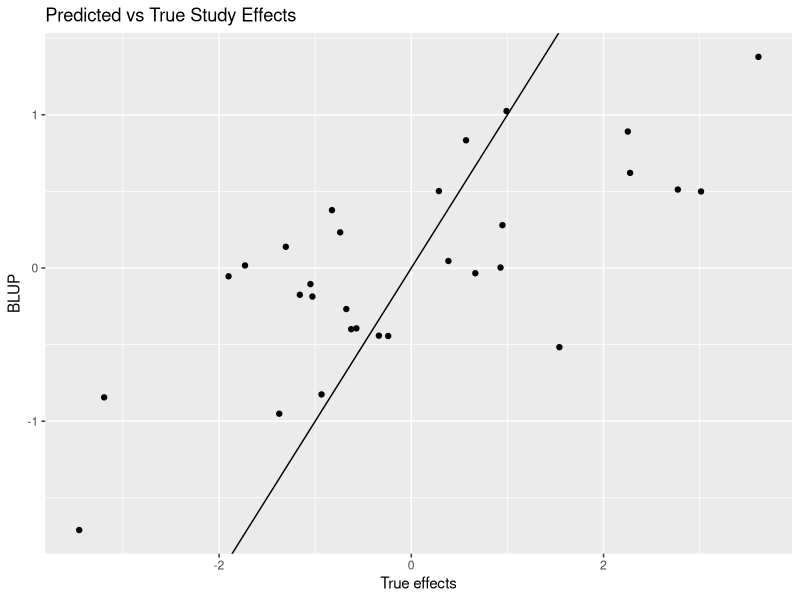
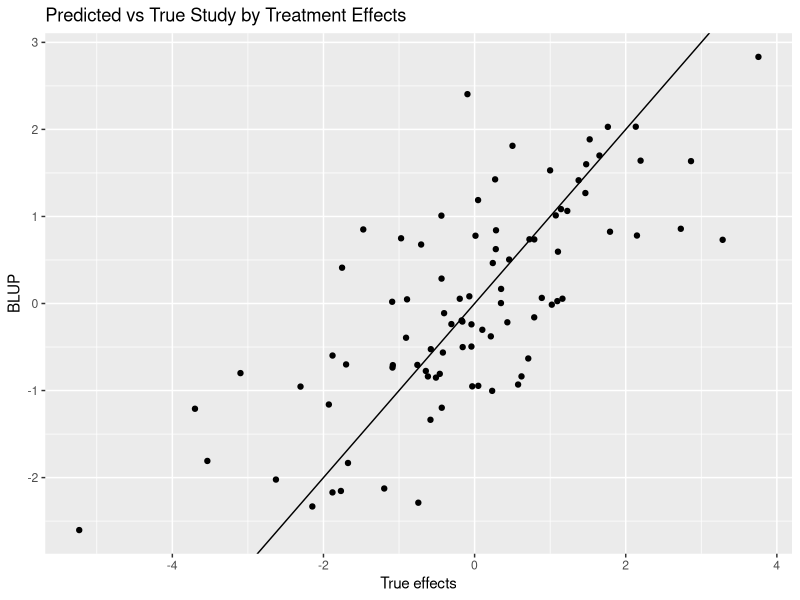

The R script that drew these images, in order: (Note: this script raises an error after producing the figures.)
#' ---
#' title: "Meta analysis for Latin Square Designs"
#' subtitle: "National Animal Nutrition Program Meta-Analysis Workshop"
#' author: "Robert J. Tempelman"
#' affiliation: "Michigan State University"
#' date: "2023-06-25"
#' output: html_document
#' ---
#' 
#' # This document is used to highlight considerations for meta-analysis of Latin square/crossover designs
#' 
#' 
## ----setup, include=FALSE--------------------------------------------------------------------------------------------------------------------------------------------
rm(list=ls())
knitr::opts_chunk$set(echo = TRUE,root.dir="C:/Users/Robert J. Tempelman/OneDrive - Michigan State University/Tempelman/Meta_analysis/Simulation")
library(tidyverse,ggplot2)
set.seed(100)  # set seed for reproducibility.
nStudy = 30  # Number of studies
ntrt = 3    # Number of treatments 
ncows =sample(seq(ntrt*4,ntrt*10,ntrt),nStudy,replace=TRUE)  # simulated different number of replicated squares per Study
# set default directory

#' 
#' ## Simulation
#' 
#' Simulate a $n_{trt}$ = `r ntrt`  treatment Latin square design data from `r nStudy` different studies with
#' sample sizes ranging from `r ntrt*4` to `r ntrt*10` cows
#' 
## ----Simulate--------------------------------------------------------------------------------------------------------------------------------------------------------
##### THE FOLLOWING JUST SIMULATES SOME DATA BASED ON THE FOLLOWING SPECIFICATIONS   #####
##########################################################################################################
######################## BEGINNING OF SIMULATION #########################################################
##########################################################################################################


sigmae = 2  # residual (within cow) variance
sigmacow = 8  # between-cow variance
sigmastudy = 5  # between-study variance
sigmastudytrt = 3  # study by trt interaction variance

sigmaperiod = 2 # variance between periods although typically considered as fixed.

overallmean = 30
trteffects = c(-1,0,+1)  # effects relative to overall mean
trtlabels = toupper(letters[1:ntrt])
if (length(trteffects) != ntrt) stop ("need to change the number of treatment effects to match ntrt")
periodeffects = rnorm(sd=sqrt(sigmaperiod),nStudy*ntrt)
StudyPeriod = split(periodeffects, ceiling(seq_along(periodeffects)/ntrt))

Studyeffects = rnorm(sd=sqrt(sigmastudy),nStudy)  # simulated study effects
studytrtint = vector(mode="list",length= nStudy)  # simulated study x treatment effects
for (Study in 1:nStudy){
  studytrtint[[Study]]=rnorm(sd = sqrt(sigmastudytrt),ntrt)
}


# for a balanced multiple Latin square design, ncows has to be a multiple of number of treatments

setuplatin =vector(mode="list",length=ntrt)
base = 1:ntrt
for(i in 1:ntrt){
  setuplatin[[i]]=(base+ntrt+1+i)%%ntrt+1
}  # setup for a single Latin square

Study_data <- vector(mode="list",length=nStudy)  # we'll first save the data in this list, separate study for each element
Study = 1

for (Study in 1:nStudy) {
  Trt_number = rep(unlist(setuplatin),ncows[Study]/ntrt)
  Effect_Trt = trteffects[Trt_number]
  Period = rep(1:3,ncows[Study])
  Effect_Period = StudyPeriod[[Study]][Period]
  Trt = toupper(letters[Trt_number]) # get trt label assignments for each record
  Cow = rep(1:ncows[Study],each=ntrt)  # and cow labels for each record
  Cow_effects = rnorm(sd=sqrt(sigmacow),ncows[Study])
  Effect_Cow = Cow_effects[Cow]
  Trt_Study_effects =  studytrtint[[Study]][Trt_number] # and the trt*study effects
  residuals = rnorm(sd = sqrt(sigmae),ntrt*ncows[Study]) # and finally the residuals
  FCM = round(overallmean + Effect_Trt + Effect_Period  + Effect_Cow + Studyeffects[Study] + Trt_Study_effects + residuals,2)  # generate the record and round to 2nd decimal
  Study_data[[Study]] = data.frame(Study,Trt,Cow,Period,FCM)  #store it.
}  

overallcrossoverdata = bind_rows(Study_data)  # the entire data set
cols = c("Study","Trt","Cow","Period")
overallcrossoverdata[cols] <- lapply(overallcrossoverdata [cols], factor)
str(overallcrossoverdata)
write_csv(overallcrossoverdata,"overallcrossoverdata.csv")

# save the true study by treatment effects for later.
study_trt = unlist(studytrtint)
Study_Trtlabels = expand.grid(trtlabels,1:nStudy)
Study_Trtlabels = paste0(Study_Trtlabels$Var1,':',Study_Trtlabels$Var2)
study_trt = data.frame(Study_Trtlabels,study_trt)

##########################################################################################################
######################## END OF SIMULATION ###############################################################
##########################################################################################################


#' 
#' 
#' # Analysis based on individual cow records across experiments
#' 
## ----IPD-------------------------------------------------------------------------------------------------------------------------------------------------------------
library(lme4)  # mixed model procedure in R.
# NOTE THIS MODEL PERFECTLY MATCHES THE MODEL GENERATION PROCESS
## of course, we really never know the true model!
overallcrossover_analysis = lmer(FCM~Trt+ (1|Period:Study) + (1|Cow:Study) + (1|Study/Trt),data=overallcrossoverdata)  # Fit Trt as Fixed, Study and Study*Trt as random
# Cows and Periods are nested within Study.  If Period represents a physiological stage (i.e. all cows start at roughly the same DIM), then treat as fixed.
# Might also fit Treatment by Period then as well.
summary(overallcrossover_analysis)
# fairly precise estimates of variance components....if you were able to analyze all of the data jointly.

library(emmeans)
emm_options(pbkrtest.limit = nrow(overallcrossoverdata)) 
lsmeans_Trt= emmeans(overallcrossover_analysis,"Trt")  
# so if this is taking too long, just set the emm_options(pbkrtest.limit = 500) or some reasonably low number 
(overallcrossover_means = summary(lsmeans_Trt))
(effectsize_IPD = pairs(lsmeans_Trt))  # overall effect sizes

#' 
#' 
#' The following is just for quality control checks on my simulation program
#' 
## ----qualitycontrol--------------------------------------------------------------------------------------------------------------------------------------------------

## THE FOLLOWING IS NOT REALLY IMPORTANT...JUST A QUALITY CONTROL CHECK
##Plot Estimated(Predicted) Study Effects versus True Study Effects
# Estimated ("Predicted") Study Effects
BLUP_Studyeffects = coef(overallcrossover_analysis)$Study[,1]-mean(coef(overallcrossover_analysis)$Study[,1])  # need to subtract the mean to express relative to zero
trt = data.frame(Studyeffects,BLUP_Studyeffects)
# Plot Estimated ("Predicted") Study Effects vs True Study Effects
ggplot(data=trt,aes(x=Studyeffects ,y=BLUP_Studyeffects)) + geom_point() + geom_abline(intercept=0,slope=1) +
  ggtitle("Predicted vs True Study Effects") +
  xlab("True effects") + 
  ylab("BLUP")

## THE FOLLOWING IS NOT REALLY IMPORTANT...JUST A QUALITY CONTROL CHECK
# Let's do the same thing for the study by treatment effects
#Estimated study by treatment effects 
BLUP_study_trt = coef(overallcrossover_analysis)$`Trt:Study`[,1]-mean(coef(overallcrossover_analysis)$`Trt:Study`[,1]) # need to subtract the mean to express relative to zero
BLUP_study_trt = data.frame(rownames(coef(overallcrossover_analysis)$`Trt:Study`),BLUP_study_trt)
colnames(BLUP_study_trt) = c("Study_Trtlabels","BLUP_study_trt")
study_trt = study_trt %>%
  left_join(BLUP_study_trt,by=c("Study_Trtlabels"))
# Plot Estimated ("Predicted") Study by Treatment Effects vs True Study by Treatment Effects
ggplot(study_trt,aes(x=study_trt ,y=BLUP_study_trt)) + geom_point() + geom_abline(intercept=0,slope=1) +
  ggtitle("Predicted vs True Study by Treatment Effects") +
  xlab("True effects") + 
  ylab("BLUP")

#' 
#' 
#' # Meta-analysis
#' 
#' Write a few functions that will help compute the study-specific statistics.
#' 
## ----functionspecs---------------------------------------------------------------------------------------------------------------------------------------------------
# Let's conduct a separate mixed model analysis for each Study
# just like what we would anticipate for a meta-analysis
# Need to write some functions in order to do so

# need to create a separate function for model
# You could throw Trt*Period in there..maybe even consider Period as random
separate_model = function(df) {
  lmer(FCM~Trt+Period+(1|Cow),data=df)
}

# function to save the mean trt difference for each Study
contrast = function(model) {
  lsmeans_Trt= emmeans(model,"Trt")
  effectsize = pairs(lsmeans_Trt)
  effectsize = as.data.frame(summary(effectsize))
  return(effectsize)
}

# function to save the trt means for each Study
lsmeans = function(model) {
  lsmeans_Trt= emmeans(model,"Trt")
  means = summary(lsmeans_Trt)
  return(means)
}

#function to retrieve study-specific variance components
varcomps = function(model){
  varcomp = as.numeric(formatVC(VarCorr(model),comp="Variance")[,3])
  VClabel = (formatVC(VarCorr(model),comp="Variance")[,1])
  varcomp = data.frame(VClabel,varcomp) %>%
    pivot_wider(names_from=VClabel,values_from = varcomp)
  return(varcomp)
}




#' 
#' This is what it looks like for one study (Study 1)
## ----Study1----------------------------------------------------------------------------------------------------------------------------------------------------------
Study1_analysis = lmer(FCM~Trt+Period+(1|Cow),data=filter(overallcrossoverdata,Study==1))
joint_tests(Study1_analysis)
summary(Study1_analysis)
varcomps(Study1_analysis)
lsmeans(Study1_analysis)
contrast(Study1_analysis)


#' 
#' 
## ----Study_spec_contrasts--------------------------------------------------------------------------------------------------------------------------------------------
# Let's save the contrasts (i.e. pairwise comparisons) from each study
Study_specific_contrasts = overallcrossoverdata %>%
  group_by(Study) %>%
  nest() %>%
  mutate(model = map(data,separate_model)) %>%
  mutate(effectsize = map(model,contrast)) %>%
  mutate(nrec = as.numeric(map(data,nrow))) %>% 
  unnest(effectsize)    %>%
  dplyr::select(-c(data,model)) %>%
  mutate(weight = (1/SE)^2) %>%  # What i use in the mixed model
  mutate(sampvar = SE^2)         # What the r package metafor needs

head(Study_specific_contrasts)

#' 
#' Let's focus on the A vs B contrast for now.
#' 
#' We'll consider the common effects 
#' 
## ----CommonAvsB------------------------------------------------------------------------------------------------------------------------------------------------------

(AB_contrast = filter(Study_specific_contrasts,contrast=="A - B"))
# The following analysis is rather common (and typically wrong!!!)
# COMMON EFFECTS MODEL 

#CE1
weighted.mean(AB_contrast$estimate,AB_contrast$weight)
(stderr = (sum(AB_contrast$weight))^(-1/2))
cat ("compare with analyses on individual data",sep="\n")
effectsize_IPD

# could go through the same exercise for the other comparisons as well.
#(AC_contrast = filter(Study_specific_contrasts,contrast=="A - C"))
#(BC_contrast = filter(Study_specific_contrasts,contrast=="B - C"))

#CE2
# # COMMON EFFECTS MODEL can also be conducted using a linear model
# glmmTMB is used because it allows one to fix the residual variance to 1 (just a "trick" to allow proper weightings by 1/SE^2 which already reflect residual var!)
library(glmmTMB)
# overall mean model
FMAvsB_1 <- glmmTMB(estimate ~ 1 ,
                weights = weight,
                family = gaussian,
                REML=TRUE,
                data = AB_contrast,
                start = list(betad = log(1)),  # fix residual variance = 1
                map = list(betad = factor(NA))
)
summary(FMAvsB_1)
# again gives the same wrong answer as above
cat ("compare with analyses on individual data",sep="\n")
effectsize_IPD

#CE3
# Finally, onecan use metafor to get the same result:
library(metafor)
(res_EE_AvsB = rma.uni(yi=estimate,vi=sampvar,data=AB_contrast,method="EE"))  # fixed study effects
forest(res_EE_AvsB)

#' 
## ----MixedAvB--------------------------------------------------------------------------------------------------------------------------------------------------------
# an analysis that properly reflects heterogeneity between studies.
library(glmmTMB)
# random effects model
RM_1AvsB_1 <- glmmTMB(estimate ~ 1 + (1|Study),  # Study really involves both Study and Study*Treatment 
                weights = weight,
                family = gaussian,
                REML=TRUE,
                data = AB_contrast,
                start = list(betad = log(1)),  # fix residual variance = 1
                map = list(betad = factor(NA))
)
summary(RM_1AvsB_1)  
cat ("compare with analyses on individual data",sep="\n")
effectsize_IPD
# compare this to the analysis using the raw data...point estimate is ok; standard error is a little off.

#using metafor
(res_REMLAvsB_1 = rma.uni(yi=estimate,vi=sampvar,data=AB_contrast,method="REML"))  # fixed study effects
# reminder as to what the corresponding estimate/se was from analyzing the raw data
cat ("compare with analyses on individual data",sep="\n")
effectsize_IPD



#' 
#' # Multivariate analysis using all contrast information
#' 
## ----allcontrasts----------------------------------------------------------------------------------------------------------------------------------------------------

RM_mvcontrast <- glmmTMB(estimate ~ contrast -1 + (1|Study/contrast),   # models the effect of study and study*contrast
                 weights = weight,
                 family = gaussian,
                 REML=TRUE,
                 data = Study_specific_contrasts,
                 start = list(betad = log(1)),  # fix residual variance = 1
                 map = list(betad = factor(NA))
)
summary(RM_mvcontrast)

cat ("compare with analyses on individual data .  Almost matches perfectly!!",sep="\n")
effectsize_IPD


#' 
## ----foundationalcontrasts-------------------------------------------------------------------------------------------------------------------------------------------

foundationcontrast <- glmmTMB(estimate ~ contrast -1 + (1|Study/contrast),   # models the effect of study and study*contrast
                 weights = weight,
                 family = gaussian,
                 REML=TRUE,
                 data = filter(Study_specific_contrasts,contrast != 'A - B'),
                 start = list(betad = log(1)),  # fix residual variance = 1
                 map = list(betad = factor(NA))
)
summary(foundationcontrast)
lsmeans_foundationcontrast= emmeans(foundationcontrast,"contrast")
(summary(lsmeans_foundationcontrast))
pairs(lsmeans_foundationcontrast)
cat ("compare with analyses on individual data",sep="\n")
effectsize_IPD


#' 
#' # Analysis based on Study specific means (Arm based analysis)
#' (instead of contrasts)
#' 
## ----Studyspecmeans--------------------------------------------------------------------------------------------------------------------------------------------------
#lets save the study specific means

Study_specific_means = overallcrossoverdata %>%
  group_by(Study) %>%
  nest() %>%
  mutate(model = map(data,separate_model)) %>%
  mutate(lsmeans = map(model,lsmeans)) %>%
  mutate(nrec = as.numeric(map(data,nrow))) %>% 
  unnest(lsmeans)    %>%
  dplyr::select(-c(data,model)) %>%
  mutate(weight = (1/SE)^2) %>%     # these are not quite right!!
  mutate(sampvar = SE^2)          # these are not quite right!!
# but let's try them anyways

head(Study_specific_means)

#' 
## ----subopt----------------------------------------------------------------------------------------------------------------------------------------------------------
#  Let's use the suboptimal weights anyways

RM_mv_subopt <- glmmTMB(emmean ~ Trt   + (1|Study/Trt),  # 
                 weights = weight,
                 family = gaussian,
                 REML=TRUE,
                 data = Study_specific_means,
                 start = list(betad = log(1)),  # fix residual variance = 1
                 map = list(betad = factor(NA))
)
summary(RM_mv_subopt)
lsmeans_RM_mv_subopt= emmeans(RM_mv_subopt,"Trt")
(summary(lsmeans_RM_mv_subopt))
pairs(lsmeans_RM_mv_subopt)
# not too far off from what we had with raw data analysis (?)
effectsize_IPD  


#' 
#' # Let's look at study-specific variance components
#' 
## ----Study_specific_var----------------------------------------------------------------------------------------------------------------------------------------------
Study_specific_var = overallcrossoverdata %>%
  group_by(Study) %>%
  nest() %>%
  mutate(model = map(data,separate_model)) %>%
  mutate(varcomp = map(model,varcomps))   %>%
  unnest(varcomp) %>%
  dplyr::select(-c(data,model)) 

boxplot(Study_specific_var[,-1] )

#' 
## --------------------------------------------------------------------------------------------------------------------------------------------------------------------
#Let's look at the relationship between SEM, SED, and the variance components


SE_compare =  Study_specific_means %>%
    group_by(Study) %>%
    summarize(SEM = mean(SE))  %>%
    full_join(distinct(Study_specific_contrasts,SE),by="Study") %>%
    group_by(Study,SEM) %>%
    summarize(SED=mean(SE)) %>%
    full_join(Study_specific_var,by="Study") %>%
    mutate(SEM_altered = SED/sqrt(2)) %>%
    mutate(SEM_ratio = SEM/SEM_altered) %>%
    mutate(sd_ratio = sqrt((Cow+Residual)/Residual)) %>%
    mutate(weight_altered = (1/SEM_altered)^2) %>%   
    mutate(sampvar_altered = SEM_altered^2)    %>%
    mutate(weight_old = (1/SEM)^2) %>%  
    mutate(sampvar_old= SEM^2)  
head(SE_compare)

#' 
## ----weight_comparison-----------------------------------------------------------------------------------------------------------------------------------------------
ggplot(SE_compare, aes(x=weight_old, y=weight_altered)) + 
  geom_point() 


#' 
#' 
## ----Means_analysis--------------------------------------------------------------------------------------------------------------------------------------------------
SED_basic  = SE_compare %>%
  dplyr::select(c(Study,SEM,SED))
Study_specific_means2= Study_specific_means%>%
  full_join(SED_basic,by="Study")%>%
  mutate(SEM_altered = SED/sqrt(2)) %>%
  mutate(weight_altered = (1/SEM_altered)^2) %>%  
  mutate(sampvar_altered = SEM_altered^2)  

RM_mv2arm <- glmmTMB(emmean ~ Trt   + (1|Study/Trt),   
                 weights = weight_altered,
                 family = gaussian,
                 REML=TRUE,
                 data = Study_specific_means2,
                 start = list(betad = log(1)),  # fix residual variance = 1
                 map = list(betad = factor(NA))
)
summary(RM_mv2arm)
lsmeans_Trt_mv2arm= emmeans(RM_mv2arm,"Trt")
( summary(lsmeans_Trt_mv2arm))
pairs(lsmeans_Trt_mv2arm)
cat ("compare with analyses on individual data",sep="\n")
effectsize_IPD

#' ## A network meta-analysis
#'  
#' Use same simulated datasets as above but this time just randomly choose two of three treatments from each study  
#' 
## ----createIB--------------------------------------------------------------------------------------------------------------------------------------------------------
trtchoose = vector(mode="list",length= nStudy)  # 

for (Study in 1:nStudy) {
  #trtchoose[[Study]] = toupper(letters[sample(1:ntrt,(ntrt-1))])
  trtchoose[[Study]] = sample(1:ntrt,(ntrt-1))
  }
Trt=unlist(trtchoose)
Study = rep(1:nStudy,each=(ntrt-1))
IB_design = data.frame(Study,Trt) %>%
  mutate(Trt = toupper(letters[Trt])) %>%
  mutate_all(as.factor)

xtabs(~Study+Trt,data=IB_design)

IB_Data = IB_design %>%
  left_join(overallcrossoverdata,by=c("Study","Trt"))


#' 
#' ## analysis of IB data
## ----IBanalysis------------------------------------------------------------------------------------------------------------------------------------------------------

# NOTE THIS MODEL PERFECTLY MATCHES THE MODEL GENERATION PROCESS
IB_analysis = lmer(FCM~Trt+ (1|Period:Study) + (1|Cow:Study) + (1|Study/Trt),data=IB_Data)  # Fit Trt as Fixed, Study and Study*Trt as random
# Cows and Periods are nested within Study.  If Period represents a physiological stage (i.e. all cows start at roughly the same DIM), then treat as fixed.
# Might also fit Treatment by Period then as well.
summary(IB_analysis)
lsmeans_TrtIB= emmeans(IB_analysis,"Trt")  
# so if this is taking too long, just set the emm_options(pbkrtest.limit = 500) or some reasonably low number 
(IB_analysis_means = summary(lsmeans_TrtIB))
(effectsize_IB = pairs(lsmeans_TrtIB))  # overall effect sizes


#' # Study specific contrasts
#' 
## ----study_specific_contrast-----------------------------------------------------------------------------------------------------------------------------------------
Study_specific_contrasts_IB = IB_Data %>%
  group_by(Study) %>%
  nest() %>%
  mutate(model = map(data,separate_model)) %>%
  mutate(effectsize = map(model,contrast)) %>%
  mutate(nrec = as.numeric(map(data,nrow))) %>% 
  unnest(effectsize)    %>%
  dplyr::select(-c(data,model)) %>%
  mutate(weight = (1/SE)^2) %>%  # What i use in the mixed model
  mutate(sampvar = SE^2) %>%         # What the r package metafor needs 
  mutate(contrast = factor(contrast))

#' 
#' # Naively only considering studies with A-B contrasts
#' 
#' 
## ----ABonly----------------------------------------------------------------------------------------------------------------------------------------------------------
Study_specific_contrasts_IB_AB = filter(Study_specific_contrasts_IB,contrast == 'A - B')
 
 # random effects model
RM_1_IB <- glmmTMB(estimate ~ 1 + (1|Study),   
                weights = (1/SE)^2,
                family = gaussian,
                REML=TRUE,
                data = Study_specific_contrasts_IB_AB,
                start = list(betad = log(1)),  # fix residual variance = 1
                map = list(betad = factor(NA))
)
summary(RM_1_IB) 
## compare with analysis from using raw data

effectsize_IB

#' # can also use study-specific means to do this
#' 
## ----Arm_IB----------------------------------------------------------------------------------------------------------------------------------------------------------
Study_specific_means_IB = IB_Data %>%
  group_by(Study) %>%
  nest() %>%
  mutate(model = map(data,separate_model)) %>%
  mutate(lsmeans = map(model,lsmeans)) %>%
  mutate(nrec = map(data,nrow)) %>% 
  unnest(lsmeans)    %>%
  dplyr::select(-c(data,model))

SEDuse = Study_specific_contrasts_IB %>%
  group_by(Study) %>%
  summarize(SED = mean(SE)) %>%
  mutate(SEM_alter = SED/sqrt(2)) %>%
  mutate(weight_alter = (1/SEM_alter^2)) %>%
  mutate(sampvar_alter = SEM_alter^2)

Study_specific_means_IB = Study_specific_means_IB %>%
  left_join(SEDuse,by="Study")

RM_arm_IB <- glmmTMB(emmean ~ Trt   + (1|Study/Trt),   
                 weights = weight_alter,
                 family = gaussian,
                 REML=TRUE,
                 data = Study_specific_means_IB,
                 start = list(betad = log(1)),  # fix residual variance = 1
                 map = list(betad = factor(NA))
)
summary(RM_arm_IB)
lsmeans_Trt_RM_arm_IB= emmeans(RM_arm_IB,"Trt")
( summary(lsmeans_Trt_RM_arm_IB))
pairs(lsmeans_Trt_RM_arm_IB)

# compare with analyses using raw data
effectsize_IB



#' 
